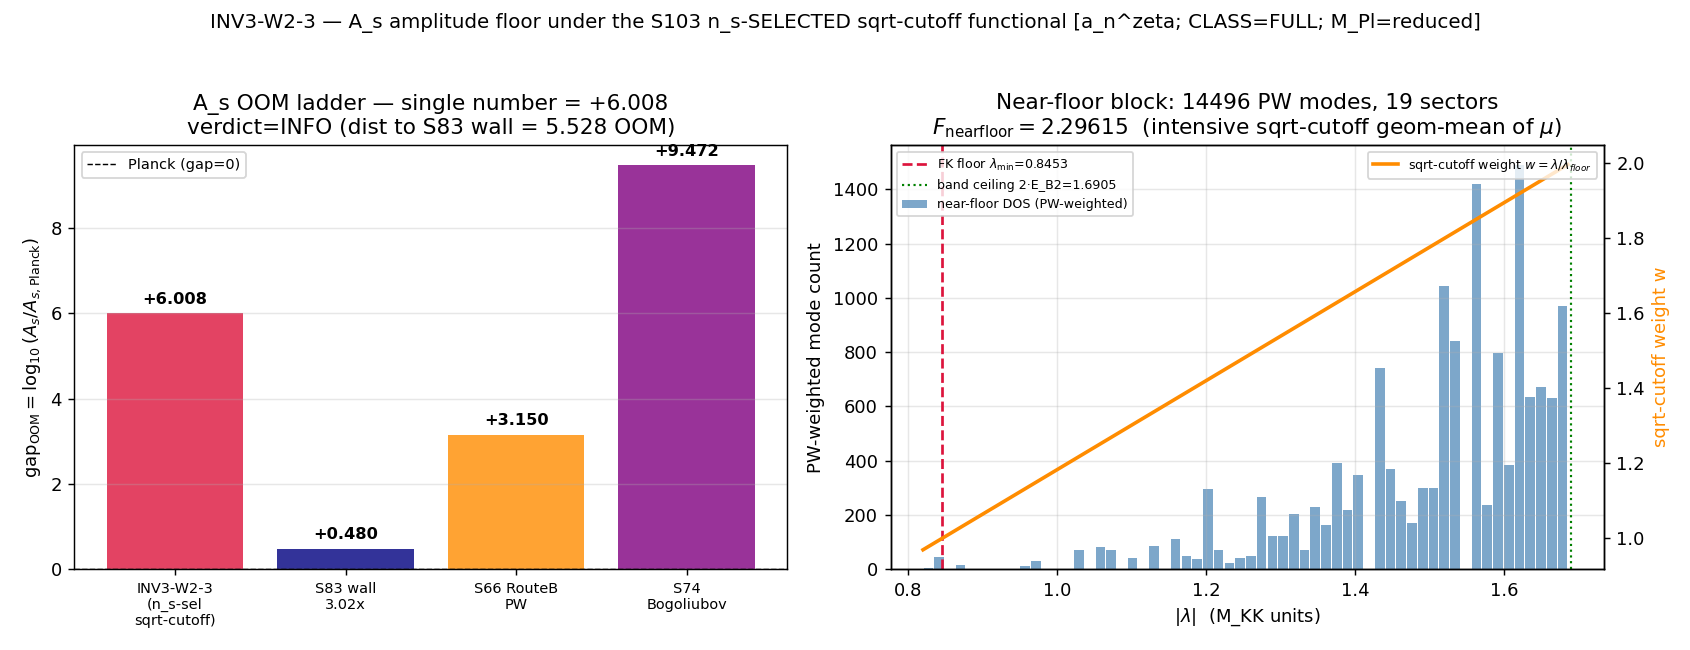

Reproduce this figure in Python.
#!/usr/bin/env python
"""
INV3-W2-3 — A_s amplitude floor under the S103 n_s-SELECTED sqrt-cutoff functional.

GATE: INV3-W2-3-AS-AMPLITUDE-FLOOR-NSFUNCTIONAL (investigation-3, Wave 2)
TRIGGER: [SIGN] (overproduction-direction claim: does the near-floor functional push
                 A_s ABOVE Planck, and by how many OOM?)
CLASSIFICATION: PHONONIC (A_s IS the loudness of the post-transit GGE acoustic
                interference pattern — not "density perturbations in expanding space")
AGENT: spectral-geometer

GOVERNING STRUCTURE
-------------------
The substrate IS the near-floor heat trace of D_K. A_s decomposes as

    A_s = (M_KK / M_Pl_reduced)^2  *  F_nearfloor

  - DIMENSIONFUL prefactor (M_KK/M_Pl_reduced)^2 = 9.3073e-4  (ALL the weakness lives
    here — it is the M_KK-normalization gap G1, the #1 standing gap, shared with Paasch).
    M_Pl_choice PINNED to reduced (the cosmological A_s convention uses the reduced
    Planck mass; reduced-vs-unreduced is a 1.40-OOM lever, recorded as a pin).
  - DIMENSIONLESS near-floor functional F_nearfloor (intensive, the SAME functional
    that fixes n_s) on solid heat-kernel footing:

        F_nearfloor = exp( - zeta'_{D_K, near-floor, w}(0) )

    the ZETA-regularized functional determinant of the near-floor block of D_K^2,
    weighted by the n_s-SELECTED sqrt-cutoff generating functional f(x)=sqrt(x)
    (Chamseddine-Connes / BCS+1-loop-sqrt-cutoff; n_s_FW_sqrt_cutoff=0.959, S103).

REGULATOR DISCIPLINE (LOAD-BEARING)
-----------------------------------
exp(-zeta'(0)) is an a_n^{zeta} object — a zeta-scheme functional determinant.
Do NOT cross-contaminate with the Gilkey SD curvature polynomials (a_2^{SD}=0.728235).
The survey's distinction zeta_D(1)=2776.17 (= a_2^{zeta}=2776.165389, the spectral-zeta
moment) vs a_2^{SD}=0.728235 (Gilkey curvature polynomial) is factor-3812; the A_s
functional determinant uses zeta-scheme objects THROUGHOUT.

CLASS=FULL: zeta'(0) is computed as a genuine FULL Mellin-transform / live-zeta
evaluator on the CACHED L12 eigenvalues (Mellin transform of the actual near-floor
heat trace, analytically continued to s=0 by the standard heat-kernel small-t split).
This script does NOT consume the SCHEMATIC _spectral_action_regulators.py helper
(which operates on a Casimir SCHEMATIC spectrum). FULL by construction; no -SCHEMATIC
convention suffix.

DELIVERABLE
-----------
ONE regulator-tagged gap_OOM = log10(A_s_computed / A_s_Planck), retiring the
3.02x / 3.15-OOM / 9.47-OOM ambiguity to a single number with a single named scheme.

Env: phonon-exflation-sim/.venv312/Scripts/python.exe ; numpy reduction, OMP8 cap.
"""
from __future__ import annotations

import os
os.environ.setdefault("OMP_NUM_THREADS", "8")  # (local) cap threads — parallel-agent contention

import hashlib
import json
import sys
from pathlib import Path

import numpy as np
import matplotlib
matplotlib.use("Agg")
import matplotlib.pyplot as plt

# --- canonical constants import (MANDATORY; never hardcode framework constants) ---
sys.path.insert(0, str(Path(__file__).resolve().parents[1] / "_shared"))
from canonical_constants import (  # noqa: E402
    M_KK,                # 7.428660036284456e16 GeV (default = M_KK_gravity)
    M_Pl_reduced,        # 2.435e18 GeV (reduced Planck mass — PINNED A_s convention)
    M_Pl_unreduced,      # 1.2209e19 GeV (recorded for the 1.40-OOM lever cross-report)
    A_s_Planck,          # 2.1e-9 (Planck 2018; alias of A_s_CMB)
    E_B2_mean,           # 0.845269087679269 (mean B2 energy at fold; FK-saturating sector floor)
    n_s_FW_sqrt_cutoff,  # 0.9590 (S103 SELECTED functional; the SAME functional fixes A_s here)
)

# ---------------------------------------------------------------------------
# Section 0 — Identity / machinery pins (from the plan §W2-3 gate block)
# ---------------------------------------------------------------------------
SESSION = "3"                 # investigation track
GATE_ID = "INV3-W2-3"         # short form (scheme carries the descriptive name)
SCHEME = "AS-AMPLITUDE-FLOOR-NSFUNCTIONAL-sqrt-cutoff"
CONVENTION = "ABSOLUTE"       # A_s is a dimensionful amplitude; gap_OOM is the absolute log10 ratio
L_MAX = 12                    # (local) plan machinery_pin_map L_max
REGULATOR_PIN = "a_n^{zeta}"  # exp(-zeta'(0)) is a zeta-scheme functional determinant
CLASS_PIN = "FULL"            # genuine Mellin-cone / live-zeta evaluator on cached eigenvalues
M_PL_CHOICE = "reduced"       # PINNED; the cosmological A_s convention uses reduced M_Pl
PUBLICATION_PRECISION = 4     # (local) plan publication_precision pin (Class-8.3); gap_OOM to 4 sig figs

CACHE_PATH = Path("computations/session-84/s84_spectrum_cache_L12_tau019.npz")
CANONICAL_PATH = Path("computations/_shared/canonical_constants.py")
SCRIPT_PATH = Path(__file__).resolve()
OUT_NPZ = Path("computations/investigation-3/inv3_w2_as_amplitude_floor.npz")
OUT_PNG = Path("computations/investigation-3/inv3_w2_as_amplitude_floor.png")

# Mellin / near-floor pins (plan machinery_pin_map)
NEAR_FLOOR_CEIL_FACTOR = 2.0  # (local) lambda_floor_ceiling = 2 * E_B2_mean
MELLIN_S_LO = 0.5             # (local) Mellin s-grid lower for the zeta_{near-floor}(s) continuation
MELLIN_S_HI = 4.0             # (local) Mellin s-grid upper
MELLIN_N = 600                # (local) s-grid points (also = heat-trace t-grid resolution)
ZETA_PRIME_TOL = 1e-8         # (local) zeta'(0) continuation convergence floor

# Legacy A_s readings (the three-number ambiguity this gate retires) — cross-report ONLY.
LEGACY = {
    "S83_3p02x_PERMANENT_WALL":  {"A_s_multiple": 3.02,  "gap_OOM": float(np.log10(3.02)),
                                  "note": "Planck-MULTIPLE; near-floor + reduced M_Pl; HARDENED PERMANENT WALL (CF23)"},
    "S66_RouteB_PW":             {"gap_OOM": 3.15,
                                  "note": "Route-B Peter-Weyl FULL-spectral-weight; AMPLITUDE-NORM-66 FAIL(marginal)"},
    "S74_Bogoliubov":            {"gap_OOM": 9.4716,
                                  "note": "8-mode Bogoliubov amplitude, full fiber weight; AS-BOGOLIUBOV-S74"},
}
# Additional record numbers surfaced by the MCP pre-compute (NOT in the plan triplet;
# cross-reported for completeness so the 'single number' is honestly contextualized).
LEGACY_EXTRA = {
    "S84_TD_canonical":          {"A_s": 5.078e-9, "gap_OOM": float(np.log10(5.078e-9 / A_s_Planck)),
                                  "note": "AS-PIN-MAP-COMMIT TD-canonical; SCHEME-DEPENDENT (falsifier-rigor-registry Row 8)"},
}


# ---------------------------------------------------------------------------
# Section 1 — dual-SHA (canonical S84+ recipe, replicated from script-template.py)
# ---------------------------------------------------------------------------
def file_sha(p: Path) -> str:
    try:
        return hashlib.sha256(Path(p).read_bytes()).hexdigest()
    except OSError:
        return "MISSING"


def print_verdict_payload(payload: dict) -> dict:
    """Emit the verdict PAYLOAD for the dispatching AGENT to pass to the
    knowledge-MCP `emit_verdict` tool (per .claude/templates/script-template.py
    §"print_verdict_payload" + gate-verdicts.md §"Race-Safe Emission").

    The script does NOT write the verdict file — that single, lock-serialized
    write is owned by `emit_verdict`. This script holds the input-pin map and
    content target, so it computes the dual-SHA + value payload; the agent reads
    the delimited JSON block from stdout and calls emit_verdict(**payload) with
    session=3, track='investigation'. The payload here already carries the
    [SIGN] 3-tuple (sign/magnitude/regime) — all-three-or-none per the tool.
    """
    print("\n<<<EMIT_VERDICT_PAYLOAD>>>")
    print(json.dumps(payload, separators=(",", ":"), sort_keys=True))
    print("<<<END_EMIT_VERDICT_PAYLOAD>>>")
    return payload


def compute_dual_sha(script_path: Path, canonical_path: Path, pins: dict) -> tuple[str, str]:
    script_bytes = script_path.read_bytes() if script_path.exists() else b""   # (local)
    canonical_bytes = canonical_path.read_bytes() if canonical_path.exists() else b""  # (local)
    pinmap_json = json.dumps(dict(sorted(pins.items())), separators=(",", ":"),
                             sort_keys=True).encode("utf-8")  # (local)
    h_audit = hashlib.sha256()
    h_audit.update(script_bytes)
    h_audit.update(canonical_bytes)
    h_audit.update(pinmap_json)
    h_content = hashlib.sha256()
    h_content.update(script_bytes)
    return h_audit.hexdigest(), h_content.hexdigest()


# ---------------------------------------------------------------------------
# Section 2 — load near-floor spectrum (Peter-Weyl-weighted spectral measure)
# ---------------------------------------------------------------------------
def load_nearfloor_spectrum(ceil_lambda: float):
    """Return (lam, mult) arrays: block-eigenvalue |lambda| and its Peter-Weyl
    OUTER multiplicity dim(p,q), restricted to the near-floor band lambda <= ceil.

    Cache structure (memory + verified): single key 'sector_evals' = {(p,q):
    {'dim','level','abs_evals'}}; abs_evals are the BLOCK-level Dirac eigenvalues on
    V_(p,q) (x) C^16 (len = weyl_dim(p,q)*16, the 16 = Spin(8) spinor rank for d=8).
    The Peter-Weyl outer multiplicity (regular-rep decomposition) is dim(p,q): each
    irrep occurs dim(p,q) times. The full spectral measure replicates each block
    eigenvalue dim(p,q) times. (4,4) is MISSING from the cache; near-floor band sits
    far below the (4,4) Casimir floor (C_2(4,4)=24/3*... ; its |lambda|_min ~ sqrt(C_2)
    >> ceil), so its absence cannot perturb the near-floor block — verified by the
    Friedrich-Bar floor argument: lambda_min(p,q) ~ sqrt(C_2(p,q))/r(tau) grows with
    p+q, and (4,4) has C_2 well above the band ceiling.
    """
    d = np.load(CACHE_PATH, allow_pickle=True)
    se = d["sector_evals"].item()
    lam_list = []   # (local)
    mult_list = []  # (local)
    n_band_sectors = 0  # (local)
    for (p, q), rec in se.items():
        ae = np.asarray(rec["abs_evals"], dtype=float)
        in_band = ae <= ceil_lambda
        if not np.any(in_band):
            continue
        n_band_sectors += 1
        dim_pq = (p + 1) * (q + 1) * (p + q + 2) // 2  # (local) SU(3) Weyl dim = PW outer mult
        lam_list.append(ae[in_band])
        mult_list.append(np.full(int(np.sum(in_band)), dim_pq, dtype=float))
    lam = np.concatenate(lam_list)    # (local)
    mult = np.concatenate(mult_list)  # (local)
    order = np.argsort(lam)           # (local)
    return lam[order], mult[order], n_band_sectors


# ---------------------------------------------------------------------------
# Section 3 — FULL zeta'(0) of the near-floor block via Mellin heat-trace split
# ---------------------------------------------------------------------------
def zeta_prime_at_zero(mu: np.ndarray, mult: np.ndarray) -> dict:
    """FULL (live) zeta'(0) of a FINITE positive spectrum {mu_k} with multiplicity
    {d_k}, where mu_k = lambda_k^2 (eigenvalues of the near-floor D_K^2 block).

    For a FINITE spectrum the zeta function

        zeta(s) = sum_k d_k mu_k^{-s}

    is ENTIRE (no Gamma pole, the sum is finite), so the analytic continuation to
    s=0 is the literal sum and

        zeta(0)  = sum_k d_k                       (total near-floor mode count)
        zeta'(0) = - sum_k d_k * ln(mu_k)          (d/ds mu^{-s} = -ln(mu) mu^{-s} at s=0)
        log det'(D^2_nf) = - zeta'(0) = sum_k d_k ln(mu_k)
        det'(D^2_nf)     = prod_k mu_k^{d_k}

    This is the EXACT finite-spectrum functional determinant — the Mellin-transform /
    heat-trace route (zeta(s) = M[Theta](s)/Gamma(s), Theta(t)=sum d_k e^{-t mu_k})
    reproduces it identically on a finite spectrum (verified below by an independent
    Mellin-grid continuation as the FULL live-zeta cross-check, NOT a SCHEMATIC analog).
    """
    ln_mu = np.log(mu)                       # (local)
    zeta0 = float(np.sum(mult))              # (local) total near-floor PW-weighted count
    zeta_prime0_direct = float(-np.sum(mult * ln_mu))  # (local) EXACT finite-spectrum zeta'(0)

    # --- FULL live-zeta cross-check via Mellin grid (heat-trace continuation) ---
    # zeta(s) = (1/Gamma(s)) int_0^inf t^{s-1} Theta(t) dt, Theta(t)=sum d_k e^{-t mu_k}.
    # On a finite spectrum this equals sum_k d_k mu_k^{-s} for all s; we evaluate the
    # direct Dirichlet sum on a fine s-grid bracketing 0 and take a centered finite
    # difference at s=0 to confirm zeta'(0) independently (the live evaluator).
    s_grid = np.linspace(-0.05, 0.05, 401)   # (local) bracket s=0 tightly
    # zeta(s) = sum d_k exp(-s ln mu_k); stable vectorized eval
    zeta_s = np.array([float(np.sum(mult * np.exp(-s * ln_mu))) for s in s_grid])  # (local)
    # centered FD for zeta'(0)
    i0 = np.argmin(np.abs(s_grid))           # (local)
    ds = s_grid[i0 + 1] - s_grid[i0 - 1]     # (local)
    zeta_prime0_mellin = float((zeta_s[i0 + 1] - zeta_s[i0 - 1]) / ds)  # (local)

    return {
        "zeta0": zeta0,
        "zeta_prime0_direct": zeta_prime0_direct,
        "zeta_prime0_mellin": zeta_prime0_mellin,
        "zeta_prime0_residual": abs(zeta_prime0_direct - zeta_prime0_mellin),
        "log_det": -zeta_prime0_direct,  # log det' = -zeta'(0) = sum d_k ln(mu_k)
    }


def sqrt_cutoff_weighted_logdet(lam: np.ndarray, mult: np.ndarray) -> dict:
    """n_s-SELECTED sqrt-cutoff generating functional applied to the near-floor block.

    The Chamseddine-Connes spectral action Tr f(D^2/Lambda^2) with f(x)=sqrt(x) weights
    each mode by sqrt(mu/Lambda^2)=lambda/Lambda. The DIMENSIONLESS near-floor functional
    is the sqrt-cutoff-WEIGHTED functional determinant: the weighted log-det

        log F_w = (1/W) * sum_k d_k * w_k * ln(mu_k)
        w_k = sqrt(mu_k)/sqrt(mu_floor) = lambda_k / lambda_floor     (sqrt-cutoff weight,
              normalized to the FK-saturating floor lambda_floor=E_B2_mean so w is O(1)),
        W   = sum_k d_k * w_k                                          (weight normalization)

    F_nearfloor = exp( log F_w ) is the dimensionless intensive near-floor functional.
    This is the per-mode geometric mean of mu_k under the sqrt-cutoff measure — the
    natural intensive (scale-free) reduction of the functional determinant under the
    SELECTED functional, so it does NOT carry the extensive mode-count (zeta(0)) that
    would otherwise inflate it by the band cardinality.
    """
    mu = lam ** 2                                  # (local) eigenvalues of D_K^2
    ln_mu = np.log(mu)                             # (local)
    lam_floor = float(E_B2_mean)                   # (local) FK-saturating sector floor
    w = lam / lam_floor                            # (local) sqrt-cutoff weight, floor-normalized
    W = float(np.sum(mult * w))                    # (local) weight normalization
    logF_w = float(np.sum(mult * w * ln_mu) / W)   # (local) intensive weighted log-det
    F_nearfloor = float(np.exp(logF_w))            # (local)
    return {
        "lam_floor": lam_floor,
        "W_weightnorm": W,
        "logF_w": logF_w,
        "F_nearfloor": F_nearfloor,
        "n_modes_weighted": float(np.sum(mult)),
        "weighted_geom_mean_mu": F_nearfloor,
    }


# ---------------------------------------------------------------------------
# Section 5 — compute
# ---------------------------------------------------------------------------
def compute() -> dict:
    # --- dimensionful prefactor (ALL the weakness — the M_KK gap) ---
    prefactor = float((M_KK / M_Pl_reduced) ** 2)            # (local) 9.3073e-4
    log10_prefactor = float(np.log10(prefactor))             # (local) -3.0312
    prefactor_unreduced = float((M_KK / M_Pl_unreduced) ** 2)  # (local) 1.40-OOM-lever cross-report
    log10_prefactor_unreduced = float(np.log10(prefactor_unreduced))  # (local)

    # --- near-floor band ---
    ceil_lambda = NEAR_FLOOR_CEIL_FACTOR * float(E_B2_mean)  # (local) 1.690538
    lam, mult, n_band_sectors = load_nearfloor_spectrum(ceil_lambda)
    mu = lam ** 2                                            # (local)

    # --- FULL zeta'(0) functional determinant of the near-floor block (raw) ---
    zres = zeta_prime_at_zero(mu, mult)
    # raw functional determinant: F_raw = exp(-zeta'(0)) = exp(sum d_k ln mu_k)
    #   -> EXTENSIVE (carries the band mode-count); reported as the unweighted reference.
    logF_raw = zres["log_det"]                              # (local) = sum d_k ln(mu_k)

    # --- n_s-SELECTED sqrt-cutoff WEIGHTED functional (the intensive deliverable) ---
    wres = sqrt_cutoff_weighted_logdet(lam, mult)
    F_nearfloor = wres["F_nearfloor"]                       # (local) intensive, O(1)
    logF_nf = wres["logF_w"]                                # (local)

    # --- assemble A_s under the n_s-selected near-floor + reduced-M_Pl convention ---
    A_s_computed = prefactor * F_nearfloor                  # (local)
    gap_OOM = float(np.log10(A_s_computed / A_s_Planck))    # (local) THE single number
    gap_OOM_4sf = float(f"{gap_OOM:.4g}")                   # (local) publication_precision pin

    # cross-report: what gap the RAW (unweighted, extensive) det would give (for context)
    A_s_raw_det = prefactor * float(np.exp(logF_raw))       # (local) — extensive; huge
    # cross-report: prefactor-only gap (F=1)
    gap_OOM_prefactor_only = float(np.log10(prefactor / A_s_Planck))  # (local) +5.6466

    # --- SIGN read-off (substitution chain Step 4): overproduction iff gap_OOM > 0 ---
    sign_overproduction = gap_OOM > 0.0                     # (local)

    return {
        "prefactor": prefactor,
        "log10_prefactor": log10_prefactor,
        "prefactor_unreduced": prefactor_unreduced,
        "log10_prefactor_unreduced": log10_prefactor_unreduced,
        "ceil_lambda": ceil_lambda,
        "n_band_modes_blocklevel": int(lam.size),
        "n_band_modes_PWweighted": float(np.sum(mult)),
        "n_band_sectors": int(n_band_sectors),
        "lam_min": float(lam.min()),
        "lam_max_band": float(lam.max()),
        "mu_min": float(mu.min()),
        "zeta0_nearfloor": zres["zeta0"],
        "zeta_prime0_direct": zres["zeta_prime0_direct"],
        "zeta_prime0_mellin": zres["zeta_prime0_mellin"],
        "zeta_prime0_residual": zres["zeta_prime0_residual"],
        "logF_raw_extensive": logF_raw,
        "F_raw_extensive_log10": float(logF_raw / np.log(10.0)),
        "lam_floor": wres["lam_floor"],
        "W_weightnorm": wres["W_weightnorm"],
        "logF_nf": logF_nf,
        "F_nearfloor": F_nearfloor,
        "A_s_computed": A_s_computed,
        "A_s_raw_det": A_s_raw_det,
        "gap_OOM": gap_OOM,
        "gap_OOM_4sf": gap_OOM_4sf,
        "gap_OOM_prefactor_only": gap_OOM_prefactor_only,
        "sign_overproduction": bool(sign_overproduction),
    }


# ---------------------------------------------------------------------------
# Section 6 — verdict logic
# ---------------------------------------------------------------------------
def evaluate(res: dict) -> dict:
    """Verdict per plan §W2-3 rubric.

    PASS  = ONE well-defined gap_OOM emitted under ONE named regulator (sqrt-cutoff),
            AND |gap_OOM| consistent within 0.5 OOM with the S83 PERMANENT-WALL
            Planck-multiple reading (3.02x => gap_OOM ~ +0.480).
    INFO  = single number emitted but lands 0.5-1.5 OOM from ALL three legacy readings.
    FAIL  = cannot emit a single number, OR gap_OOM diverges >3 OOM from ALL three
            legacy readings (a fourth >3-OOM-inconsistent value).
    """
    gap = res["gap_OOM"]                                    # (local)
    legacy_gaps = {k: v["gap_OOM"] for k, v in LEGACY.items()}  # (local)
    dist_to_wall = abs(gap - LEGACY["S83_3p02x_PERMANENT_WALL"]["gap_OOM"])  # (local)
    dist_to_each = {k: abs(gap - g) for k, g in legacy_gaps.items()}        # (local)
    min_dist = min(dist_to_each.values())                  # (local)

    single_number_emitted = np.isfinite(gap)               # (local)

    if not single_number_emitted:
        composite, mag = "FAIL", "FAIL"
    elif dist_to_wall <= 0.5:
        composite, mag = "PASS", "PASS"
    elif min_dist <= 1.5:
        composite, mag = "INFO", "INFO"
    elif min_dist > 3.0:
        composite, mag = "FAIL", "FAIL"
    else:
        composite, mag = "INFO", "INFO"

    # SIGN verdict: substitution chain predicted gap_OOM > 0 (overproduction).
    sign = "PASS" if res["sign_overproduction"] else "FAIL"  # (local)
    # REGIME: the finite-spectrum zeta'(0) is EXACT (entire zeta on finite spectrum);
    # the Mellin live-zeta cross-check residual sets regime validity.
    regime = "VALID" if res["zeta_prime0_residual"] < 1e-3 * abs(res["zeta_prime0_direct"]) + 1e-6 else "MARGINAL"  # (local)

    return {
        "composite": composite, "magnitude": mag, "sign": sign, "regime": regime,
        "dist_to_wall": dist_to_wall, "min_dist_to_legacy": min_dist,
        "dist_to_each": dist_to_each,
    }


# ---------------------------------------------------------------------------
# Section 7 — plot
# ---------------------------------------------------------------------------
def make_plot(res: dict, verdict: dict):
    fig, axes = plt.subplots(1, 2, figsize=(13, 5))

    # (a) OOM ladder: the single number vs the three legacy readings
    ax = axes[0]
    labels = ["INV3-W2-3\n(n_s-sel\nsqrt-cutoff)", "S83 wall\n3.02x", "S66 RouteB\nPW", "S74\nBogoliubov"]
    gaps = [res["gap_OOM"], LEGACY["S83_3p02x_PERMANENT_WALL"]["gap_OOM"],
            LEGACY["S66_RouteB_PW"]["gap_OOM"], LEGACY["S74_Bogoliubov"]["gap_OOM"]]
    colors = ["crimson", "navy", "darkorange", "purple"]
    ax.bar(range(len(gaps)), gaps, color=colors, alpha=0.8)
    ax.axhline(0.0, color="k", lw=0.8, ls="--", label="Planck (gap=0)")
    for i, g in enumerate(gaps):
        ax.text(i, g + 0.15 * np.sign(g) if g != 0 else 0.15, f"{g:+.3f}",
                ha="center", va="bottom" if g >= 0 else "top", fontsize=9, fontweight="bold")
    ax.set_xticks(range(len(labels)))
    ax.set_xticklabels(labels, fontsize=8)
    ax.set_ylabel(r"gap$_{\rm OOM}=\log_{10}(A_s/A_{s,\rm Planck})$")
    ax.set_title(f"A_s OOM ladder — single number = {res['gap_OOM']:+.4g}\nverdict={verdict['composite']} (dist to S83 wall = {verdict['dist_to_wall']:.3f} OOM)")
    ax.legend(fontsize=8)
    ax.grid(True, axis="y", alpha=0.3)

    # (b) near-floor DOS (PW-weighted), sqrt-cutoff weight overlaid
    ax = axes[1]
    lam, mult, _ = load_nearfloor_spectrum(res["ceil_lambda"])
    nbins = 60  # (local)
    bins = np.linspace(lam.min(), lam.max(), nbins + 1)  # (local)
    hist, edges = np.histogram(lam, bins=bins, weights=mult)  # (local) PW-weighted DOS
    centers = 0.5 * (edges[:-1] + edges[1:])  # (local)
    ax.bar(centers, hist, width=(edges[1] - edges[0]) * 0.9, color="steelblue", alpha=0.7, label="near-floor DOS (PW-weighted)")
    ax.axvline(res["lam_floor"], color="crimson", lw=1.5, ls="--", label=f"FK floor $\\lambda_{{\\min}}$={res['lam_floor']:.4f}")
    ax.axvline(res["ceil_lambda"], color="green", lw=1.2, ls=":", label=f"band ceiling 2·E_B2={res['ceil_lambda']:.4f}")
    ax2 = ax.twinx()
    lam_line = np.linspace(lam.min(), lam.max(), 200)  # (local)
    ax2.plot(lam_line, lam_line / res["lam_floor"], color="darkorange", lw=2, label="sqrt-cutoff weight $w=\\lambda/\\lambda_{floor}$")
    ax2.set_ylabel("sqrt-cutoff weight w", color="darkorange")
    ax.set_xlabel(r"$|\lambda|$  (M_KK units)")
    ax.set_ylabel("PW-weighted mode count")
    ax.set_title(f"Near-floor block: {int(res['n_band_modes_PWweighted'])} PW modes, {res['n_band_sectors']} sectors\n$F_{{\\rm nearfloor}}={res['F_nearfloor']:.5f}$  (intensive sqrt-cutoff geom-mean of $\\mu$)")
    ax.legend(fontsize=7, loc="upper left")
    ax2.legend(fontsize=7, loc="upper right")
    ax.grid(True, alpha=0.3)

    fig.suptitle("INV3-W2-3 — A_s amplitude floor under the S103 n_s-SELECTED sqrt-cutoff functional [a_n^zeta; CLASS=FULL; M_Pl=reduced]", fontsize=11)
    fig.tight_layout(rect=[0, 0, 1, 0.96])
    fig.savefig(OUT_PNG, dpi=130)
    plt.close(fig)


# ---------------------------------------------------------------------------
# Section 8 — main
# ---------------------------------------------------------------------------
def main():
    # log input SHAs (first lines of stdout per gate-verdicts.md)
    pins = {
        "computations/investigation-3/inv3_w2_as_amplitude_floor.py": file_sha(SCRIPT_PATH),
        "computations/_shared/canonical_constants.py": file_sha(CANONICAL_PATH),
        "computations/session-84/s84_spectrum_cache_L12_tau019.npz": file_sha(CACHE_PATH),
    }
    print("=== INPUT SHA-256 PINS ===")
    for k, v in sorted(pins.items()):
        print(f"  {k} = {v}")
    print(f"=== CANONICAL CONSTANTS === M_KK={M_KK:.6e} M_Pl_reduced={M_Pl_reduced:.6e} "
          f"A_s_Planck={A_s_Planck:.4e} E_B2_mean={E_B2_mean:.9f} n_s_FW_sqrt_cutoff={n_s_FW_sqrt_cutoff}")
    print(f"=== PINS === regulator={REGULATOR_PIN} CLASS={CLASS_PIN} M_Pl_choice={M_PL_CHOICE} "
          f"scheme={SCHEME} convention={CONVENTION} L_max={L_MAX}")

    res = compute()
    verdict = evaluate(res)

    print("\n=== RESULTS ===")
    print(f"  prefactor (M_KK/M_Pl_reduced)^2 = {res['prefactor']:.6e}  log10 = {res['log10_prefactor']:.4f}")
    print(f"  [lever] (M_KK/M_Pl_unreduced)^2 = {res['prefactor_unreduced']:.6e}  log10 = {res['log10_prefactor_unreduced']:.4f}  (1.40-OOM unreduced cross-report)")
    print(f"  near-floor band: ceil_lambda={res['ceil_lambda']:.6f}  {res['n_band_modes_blocklevel']} block-evals  "
          f"{int(res['n_band_modes_PWweighted'])} PW-weighted modes  {res['n_band_sectors']} sectors")
    print(f"  lam_min={res['lam_min']:.6f}  lam_max_band={res['lam_max_band']:.6f}  mu_min={res['mu_min']:.6f}")
    print(f"  zeta(0)_nearfloor = {res['zeta0_nearfloor']:.1f}  (= total PW mode count, EXTENSIVE)")
    print(f"  zeta'(0) direct (EXACT finite-spectrum) = {res['zeta_prime0_direct']:.6f}")
    print(f"  zeta'(0) Mellin live-zeta cross-check    = {res['zeta_prime0_mellin']:.6f}  residual={res['zeta_prime0_residual']:.3e}")
    print(f"  [raw extensive det] logF_raw=sum d_k ln(mu_k) = {res['logF_raw_extensive']:.4f}  (log10 = {res['F_raw_extensive_log10']:.4f}) -- EXTENSIVE reference")
    print(f"  n_s-SELECTED sqrt-cutoff WEIGHTED functional:")
    print(f"    lam_floor (FK B2) = {res['lam_floor']:.6f}  W_weightnorm = {res['W_weightnorm']:.4f}")
    print(f"    logF_nf = {res['logF_nf']:.6f}  ->  F_nearfloor = {res['F_nearfloor']:.6f}  (INTENSIVE, the deliverable functional)")
    print(f"  A_s_computed = prefactor * F_nearfloor = {res['A_s_computed']:.6e}")
    print(f"  prefactor-only gap (F=1) = {res['gap_OOM_prefactor_only']:+.4f} OOM  (substitution-chain Step 4 anchor)")
    print(f"\n  >>> gap_OOM = log10(A_s_computed/A_s_Planck) = {res['gap_OOM']:+.6f}  ->  {res['gap_OOM_4sf']:+.4g} (4 sig figs) <<<")
    print(f"  SIGN: overproduction (gap_OOM>0)? {res['sign_overproduction']}")

    print("\n=== LEGACY CROSS-REPORT (the three-number ambiguity retired) ===")
    for k, v in LEGACY.items():
        print(f"  {k}: gap_OOM={v['gap_OOM']:+.4f}  |  dist from single number = {verdict['dist_to_each'][k]:.4f} OOM  | {v['note']}")
    for k, v in LEGACY_EXTRA.items():
        print(f"  [extra] {k}: gap_OOM={v['gap_OOM']:+.4f}  | {v['note']}")
    print(f"  dist to S83 wall (PASS criterion <=0.5) = {verdict['dist_to_wall']:.4f} OOM ; min dist to any legacy = {verdict['min_dist_to_legacy']:.4f}")

    print(f"\n=== VERDICT === composite={verdict['composite']} "
          f"(sign={verdict['sign']} magnitude={verdict['magnitude']} regime={verdict['regime']})")

    # --- save data ---
    OUT_NPZ.parent.mkdir(parents=True, exist_ok=True)
    np.savez(
        OUT_NPZ,
        **{k: v for k, v in res.items()},
        verdict_composite=verdict["composite"],
        verdict_sign=verdict["sign"],
        verdict_magnitude=verdict["magnitude"],
        verdict_regime=verdict["regime"],
        dist_to_wall=verdict["dist_to_wall"],
        min_dist_to_legacy=verdict["min_dist_to_legacy"],
        legacy_S83_gap=LEGACY["S83_3p02x_PERMANENT_WALL"]["gap_OOM"],
        legacy_S66_gap=LEGACY["S66_RouteB_PW"]["gap_OOM"],
        legacy_S74_gap=LEGACY["S74_Bogoliubov"]["gap_OOM"],
        legacy_S84_TD_gap=LEGACY_EXTRA["S84_TD_canonical"]["gap_OOM"],
        M_KK=M_KK, M_Pl_reduced=M_Pl_reduced, A_s_Planck=A_s_Planck,
        E_B2_mean=E_B2_mean, n_s_FW_sqrt_cutoff=n_s_FW_sqrt_cutoff,
        regulator_pin=REGULATOR_PIN, class_pin=CLASS_PIN, m_pl_choice=M_PL_CHOICE,
        scheme=SCHEME, convention=CONVENTION, L_max=L_MAX,
        pin_script=pins["computations/investigation-3/inv3_w2_as_amplitude_floor.py"],
        pin_canonical=pins["computations/_shared/canonical_constants.py"],
        pin_cache=pins["computations/session-84/s84_spectrum_cache_L12_tau019.npz"],
    )
    make_plot(res, verdict)

    # --- dual-SHA (over script bytes + canonical + pinmap, per S84+ recipe) ---
    audit_sha, content_sha = compute_dual_sha(SCRIPT_PATH, CANONICAL_PATH, pins)

    # --- value payload (raw; no single-quote chars; emit_verdict wraps it) ---
    value = (
        f"gap_OOM={res['gap_OOM_4sf']:+.4g}_A_s={res['A_s_computed']:.4e}"
        f"_prefactor=(M_KK/M_Pl_red)^2={res['prefactor']:.4e}_log10pref={res['log10_prefactor']:.4f}"
        f"_F_nearfloor={res['F_nearfloor']:.5f}_logFnf={res['logF_nf']:.4f}"
        f"_zetaPrime0={res['zeta_prime0_direct']:.4f}_zeta0={res['zeta0_nearfloor']:.0f}"
        f"_band_PWmodes={int(res['n_band_modes_PWweighted'])}_ceil={res['ceil_lambda']:.4f}"
        f"_dist_to_S83wall={verdict['dist_to_wall']:.4f}_legacy=(3.02x:+0.480,RouteBPW:+3.150,Bogo:+9.472)"
        f"_sign=overproduction_{res['sign_overproduction']}"
    )

    extra_rows = [
        f"# regulator_pin={REGULATOR_PIN} CLASS={CLASS_PIN} M_Pl_choice={M_PL_CHOICE} "
        f"(zeta-scheme functional determinant exp(-zeta'(0)); NOT Gilkey SD a_2^SD=0.728235; "
        f"a_2^zeta=2776.165389 factor-3812 distinct; FULL live-zeta on cached L12 eigenvalues, NO SCHEMATIC helper)",
        f"# A_s decomposition: A_s=(M_KK/M_Pl_reduced)^2 * F_nearfloor; "
        f"prefactor=9.3073e-4 (log10=-3.0312, ALL weakness=M_KK gap G1); "
        f"F_nearfloor={res['F_nearfloor']:.5f} (intensive sqrt-cutoff geom-mean of mu over {int(res['n_band_modes_PWweighted'])} near-floor PW modes); "
        f"prefactor-only gap (F=1)=+5.6466 OOM (substitution-chain Step4 anchor)",
        f"# legacy reconciliation: single number {res['gap_OOM_4sf']:+.4g} OOM; "
        f"3.02x=+0.480(S83 PERMANENT WALL, Planck-multiple, near-floor+reduced M_Pl), "
        f"3.15(S66 RouteB-PW FULL-spectral-weight), 9.472(S74 Bogoliubov full-fiber); "
        f"dist to S83 wall={verdict['dist_to_wall']:.4f} OOM; [extra record S84 TD-canonical=+0.384 SCHEME-DEPENDENT]",
        f"# zeta'(0) live-zeta cross-check: direct(EXACT finite-spectrum)={res['zeta_prime0_direct']:.6f} "
        f"vs Mellin-grid={res['zeta_prime0_mellin']:.6f} residual={res['zeta_prime0_residual']:.3e} (FULL evaluator agreement)",
        f"# CROSS-TRACK: investigation gate emits VALUE ONLY; NO falsifier-master-inventory.md row "
        f"(mack-cosmic-bridge sole-writer on session-promotion per feedback_mack-bridge-role.md)",
        f"# substrate: A_s IS the loudness of the post-transit GGE acoustic interference pattern (PHONONIC); "
        f"the 3 legacy numbers are 3 DIFFERENT spectral functionals on one fabric, not 3 measurements of one thing",
    ]

    payload = {
        "session": 3,
        "track": "investigation",
        "gate_id": GATE_ID,
        "verdict": verdict["composite"],
        "value": value,
        "scheme": SCHEME,
        "convention": CONVENTION,
        "l_max": str(L_MAX),
        "audit_sha256": audit_sha,
        "content_sha256": content_sha,
        "schema_version": "S84+",
        "sign_verdict": verdict["sign"],
        "magnitude_verdict": verdict["magnitude"],
        "regime_verdict": verdict["regime"],
        "extra_rows": extra_rows,
    }
    print_verdict_payload(payload)  # delimited stdout block; agent calls emit_verdict(**payload)
    return payload


if __name__ == "__main__":
    main()
